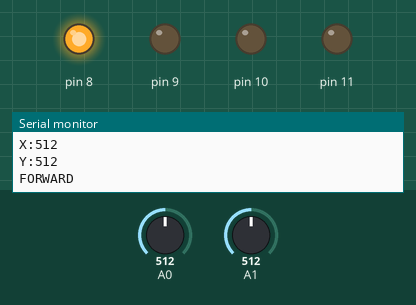
The sketch below on a simulated Arduino Uno, built with avr-gcc and run on an emulated ATmega328P. On the bench: output pins drawn as LEDs (lit = HIGH), the last lines printed to the serial monitor. The test bench sets the inputs (shaded band); at power-on: A0 = 512, A1 = 512.

Above: at 1.8 s.
1.9 s: A0 set to 365
3.4 s: A0 set to 338
At 4.9 s:
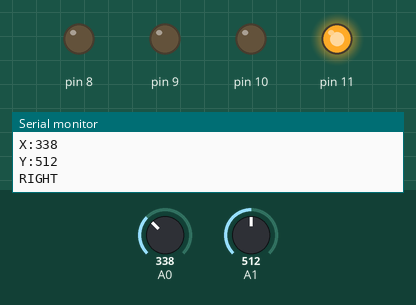
5.5 s: A1 set to 364
7.2 s: A1 set to 336
At 9.2 s:
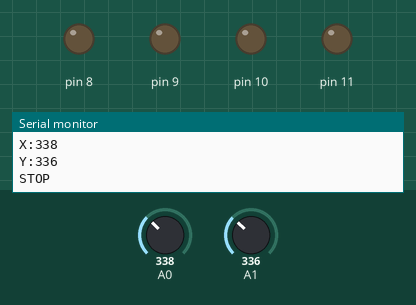
9.5 s: A1 set to 316
11.2 s: A1 set to 292
At 12.4 s:
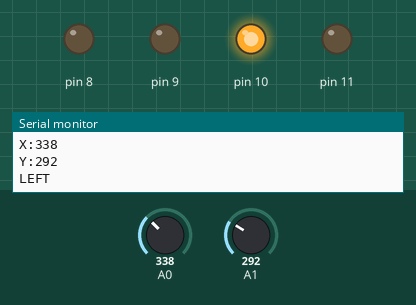
Timing chart, 0 to 14.2 s (numbered marks = the images above; inputs shaded):
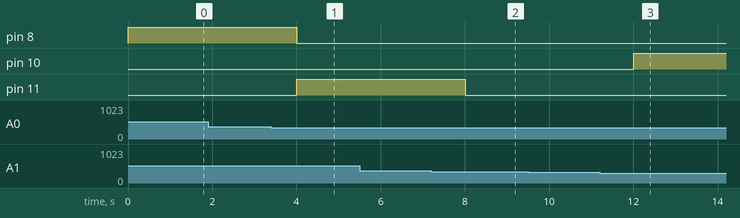

The sketch:

MAIN_CODE.ino
```cpp
void setup()
{
Serial.begin(9600);
pinMode(8,OUTPUT);pinMode(9,OUTPUT);pinMode(10,OUTPUT);pinMode(11,OUTPUT);
}

void loop()
{
int x=analogRead(A0);int y=analogRead(A1);
Serial.print("X:");Serial.print(x);Serial.println("");
Serial.print("Y:");Serial.print(y);Serial.println("");


if(x<300)
{
Serial.println("BACKWARD");
digitalWrite(8,0);digitalWrite(9,1);digitalWrite(10,0);digitalWrite(11,0);
}

else if(x>350)
{
Serial.println("FORWARD");
digitalWrite(8,1);digitalWrite(9,0);digitalWrite(10,0);digitalWrite(11,0);
}

else if(y>350)
{
Serial.println("RIGHT");
digitalWrite(8,0);digitalWrite(9,0);digitalWrite(10,0);digitalWrite(11,1);
}

else if(y<300)
{
Serial.println("LEFT");
digitalWrite(8,0);digitalWrite(9,0);digitalWrite(10,1);digitalWrite(11,0);
}

else
{
Serial.println("STOP");
digitalWrite(8,0);digitalWrite(9,0);digitalWrite(10,0);digitalWrite(11,0);
}

delay(1000);
}
```

Measured:
- the behaviour switches between 351 and 350 on A0 (found by bisection; images 0 and 1)
- the behaviour switches between 351 and 350 on A1 (found by bisection; images 1 and 2)
- the behaviour switches between 300 and 299 on A1 (found by bisection; images 2 and 3)
- after the input at 3.4 s, pin 8: HIGH → LOW after 0.60 s; pin 11: LOW → HIGH after 0.60 s
- after the input at 7.2 s, pin 11: HIGH → LOW after 0.81 s
- after the input at 11.2 s, pin 10: LOW → HIGH after 0.81 s
